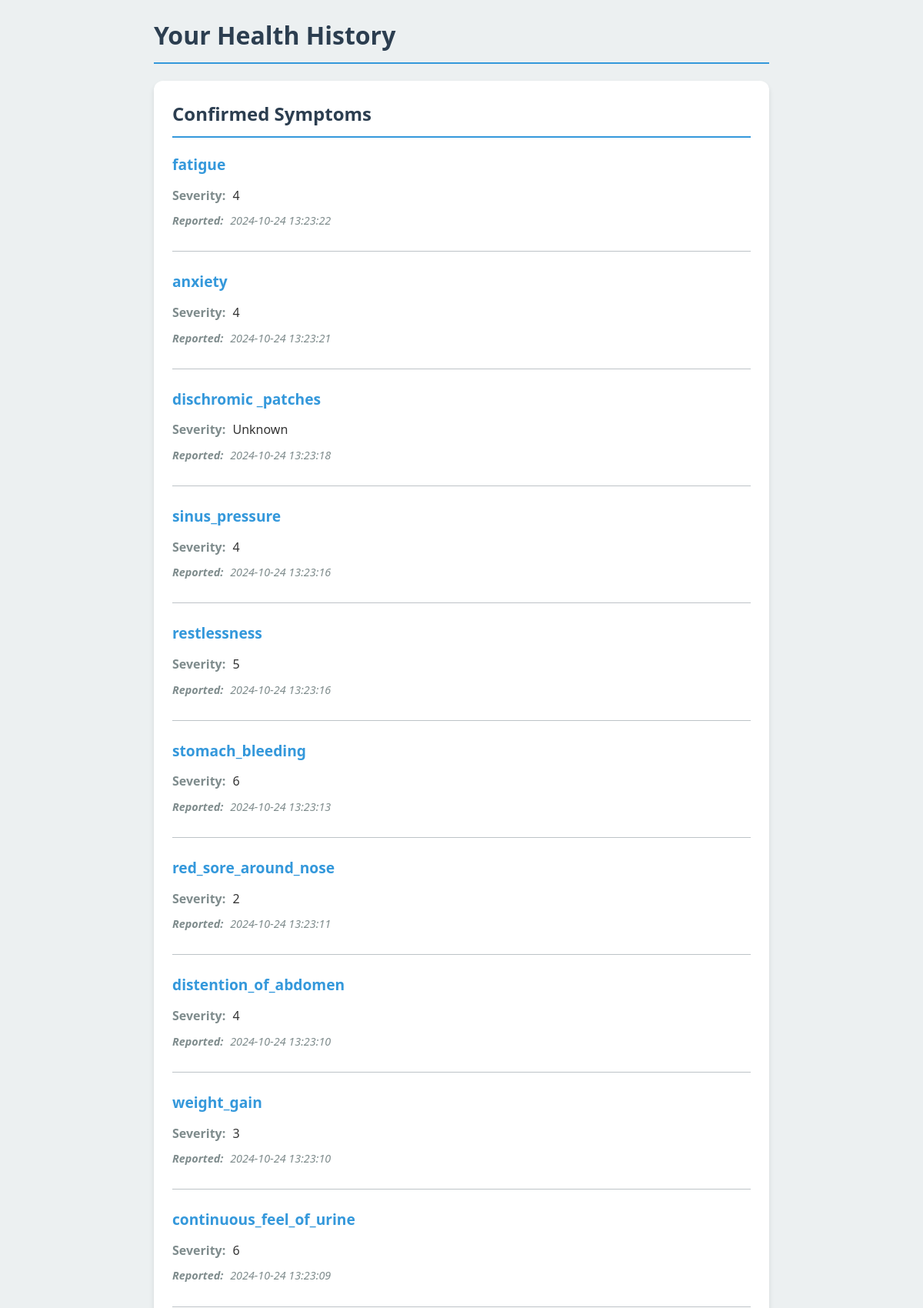
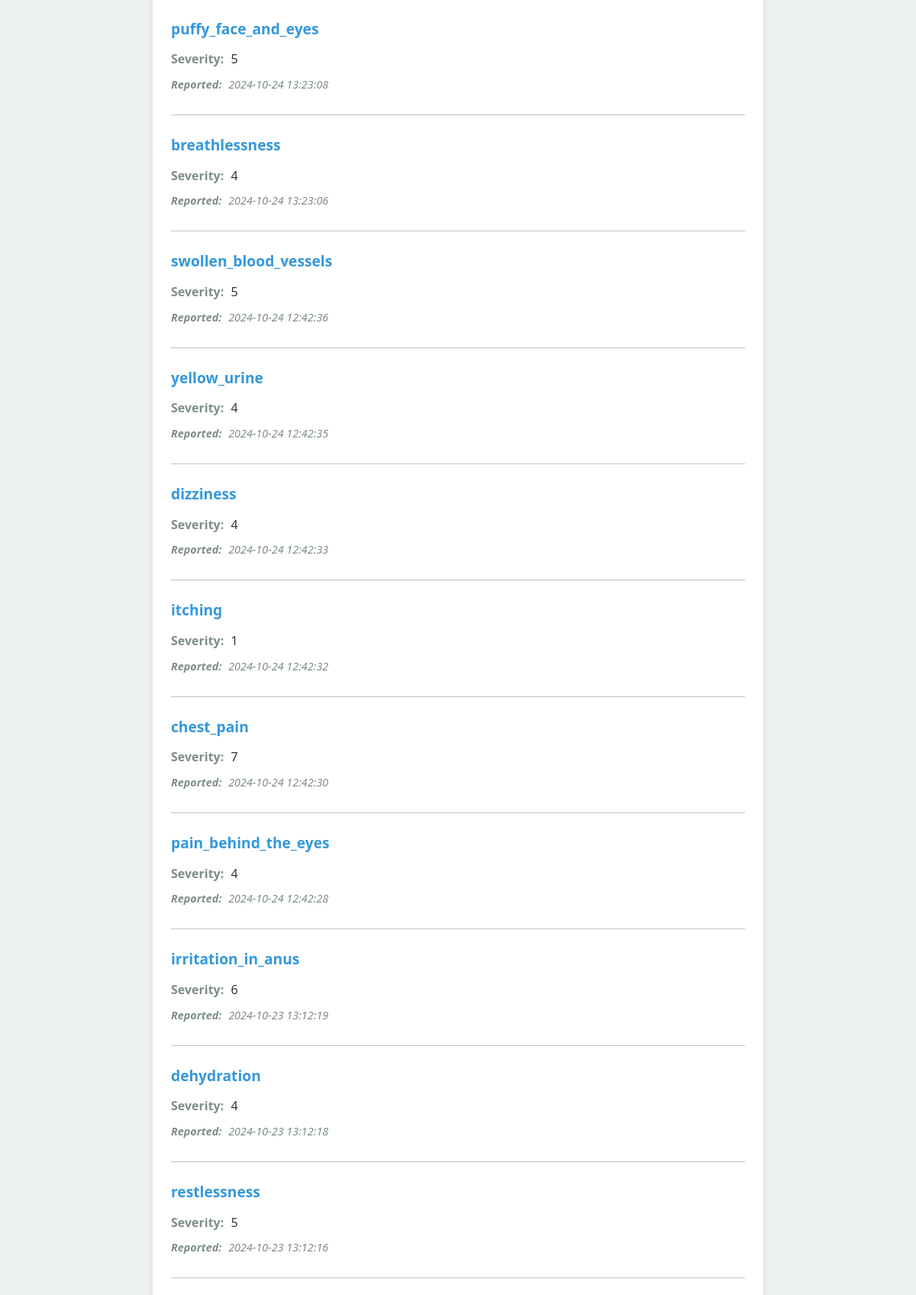
The app's page /history (upper part) with its own data (2 pictures, top to bottom).
### tables this page shows
CREATE TABLE user_symptom_history
                    (id INTEGER PRIMARY KEY AUTOINCREMENT,
                     symptom TEXT,
                     timestamp DATETIME DEFAULT CURRENT_TIMESTAMP);

CREATE TABLE symptoms
                    (name TEXT PRIMARY KEY, severity INTEGER, description TEXT);

### app.py (the view)
@app.route('/history')
def history():
    conn = get_db_connection()
    user_symptoms = conn.execute('''
        SELECT user_symptom_history.symptom, symptoms.severity, symptoms.description, user_symptom_history.timestamp
        FROM user_symptom_history
        LEFT JOIN symptoms ON user_symptom_history.symptom = symptoms.name
        ORDER BY user_symptom_history.timestamp DESC
    ''').fetchall()
    user_diseases = conn.execute('''
        SELECT user_disease_history.disease, diseases.precautions, user_disease_history.timestamp
        FROM user_disease_history
        LEFT JOIN diseases ON user_disease_history.disease = diseases.name
        ORDER BY user_disease_history.timestamp DESC
    ''').fetchall()
    conn.close()
    return render_template('history.html', symptoms=user_symptoms, diseases=user_diseases)

### app.py (called while the page is built)
def get_db_connection():
    conn = sqlite3.connect('healthcare.db')
    conn.row_factory = sqlite3.Row
    return conn

### templates/history.html (shortened to what this page needs)
<!DOCTYPE html>
<html lang="en">
<head>
</head>
<body>
    <h1>Your Health History</h1>
    <div class="history-container">
        <h2>Confirmed Symptoms</h2>
        {% if symptoms %}
            {% for symptom in symptoms %}
            <div class="history-item">
                <h3>{{ symptom['symptom'] }}</h3>
                <p><span class="label">Severity:</span> {{ symptom['severity'] or 'Unknown' }}</p>
                <p class="timestamp"><span class="label">Reported:</span> {{ symptom['timestamp'] }}</p>
            </div>
            {% endfor %}
        {% else %}
            <p class="error">No symptoms have been reported yet.</p>
        {% endif %}
    </div>
</body>
</html>

### templates/history.html (style rules this page uses)
:root { --primary-color: #3498db; --secondary-color: #2c3e50; --background-color: #ecf0f1; --card-background: #ffffff; --text-color: #333333; --label-color: #7f8c8d; --error-color: #e74c3c; --border-color: #bdc3c7; }
body { font-family: 'Segoe UI', Tahoma, Geneva, Verdana, sans-serif; line-height: 1.6; padding: 20px; max-width: 800px; margin: 0 auto; background-color: var(--background-color); color: var(--text-color); }
h1, h2 { color: var(--secondary-color); border-bottom: 2px solid var(--primary-color); padding-bottom: 10px; margin-top: 0; }
.history-container { background-color: var(--card-background); border-radius: 12px; box-shadow: 0 4px 6px rgba(0, 0, 0, 0.1); padding: 24px; margin-bottom: 30px; transition: transform 0.3s ease, box-shadow 0.3s ease; }
.history-item { margin-bottom: 24px; border-bottom: 1px solid var(--border-color); padding-bottom: 20px; transition: background-color 0.3s ease; }
.history-item h3 { color: var(--primary-color); margin-bottom: 12px; font-size: 1.2em; }
.history-item p { margin: 8px 0; }
.label { font-weight: bold; color: var(--label-color); margin-right: 5px; }
.timestamp { font-size: 0.9em; color: var(--label-color); font-style: italic; }

### records on screen
user_symptom_history: symptom "fatigue", severity "4", timestamp "2024-10-24 13:23:22"
user_symptom_history: symptom "anxiety", severity "4", timestamp "2024-10-24 13:23:21"
user_symptom_history: symptom "dischromic _patches", symptom "Unknown", timestamp "2024-10-24 13:23:18"
user_symptom_history: symptom "sinus_pressure", severity "4", timestamp "2024-10-24 13:23:16"
user_symptom_history: symptom "restlessness", severity "5", timestamp "2024-10-24 13:23:16"
user_symptom_history: symptom "stomach_bleeding", severity "6", timestamp "2024-10-24 13:23:13"
user_symptom_history: symptom "red_sore_around_nose", severity "2", timestamp "2024-10-24 13:23:11"
user_symptom_history: symptom "distention_of_abdomen", severity "4", timestamp "2024-10-24 13:23:10"
user_symptom_history: symptom "weight_gain", severity "3", timestamp "2024-10-24 13:23:10"
user_symptom_history: symptom "continuous_feel_of_urine", severity "6", timestamp "2024-10-24 13:23:09"
user_symptom_history: symptom "puffy_face_and_eyes", severity "5", timestamp "2024-10-24 13:23:08"
user_symptom_history: symptom "breathlessness", severity "4", timestamp "2024-10-24 13:23:06"
user_symptom_history: symptom "swollen_blood_vessels", severity "5", timestamp "2024-10-24 12:42:36"
user_symptom_history: symptom "yellow_urine", severity "4", timestamp "2024-10-24 12:42:35"
user_symptom_history: symptom "dizziness", severity "4", timestamp "2024-10-24 12:42:33"
user_symptom_history: symptom "itching", severity "1", timestamp "2024-10-24 12:42:32"
user_symptom_history: symptom "chest_pain", severity "7", timestamp "2024-10-24 12:42:30"
user_symptom_history: symptom "pain_behind_the_eyes", severity "4", timestamp "2024-10-24 12:42:28"
user_symptom_history: symptom "irritation_in_anus", severity "6", timestamp "2024-10-23 13:12:19"
user_symptom_history: symptom "dehydration", severity "4", timestamp "2024-10-23 13:12:18"
user_symptom_history: symptom "restlessness", severity "5", timestamp "2024-10-23 13:12:16"
